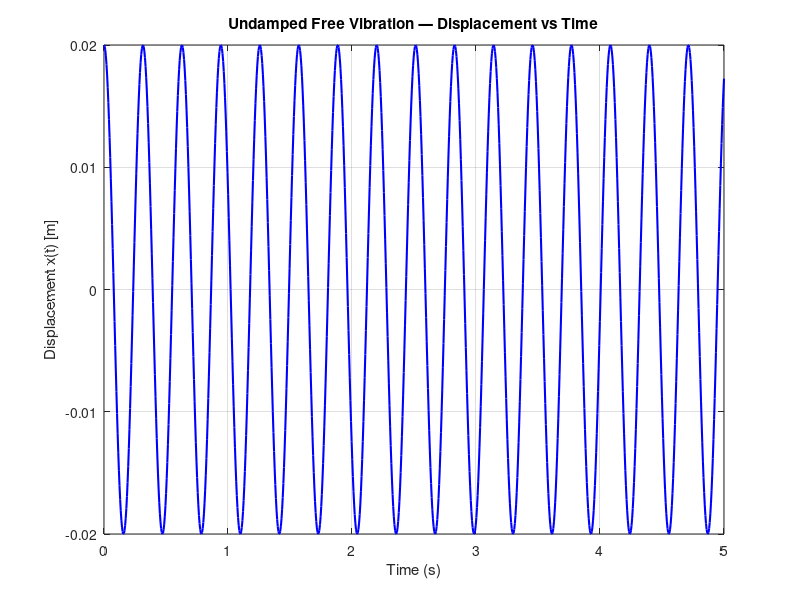

The MATLAB script that drew this image:
% 1.3 - Plot Displacement vs Time
m  = 5;
k  = 2000;
x0 = 0.02;

wn = sqrt(k/m);
t  = linspace(0, 5, 1000);
x  = x0 * cos(wn * t);

figure(1);
plot(t, x, 'b-', 'LineWidth', 1.5);
xlabel('Time (s)');
ylabel('Displacement x(t) [m]');
title('Undamped Free Vibration — Displacement vs Time');
grid on;

%[appendix]{"version":"1.0"}
%---
%[metadata:view]
%   data: {"layout":"onright"}
%---
